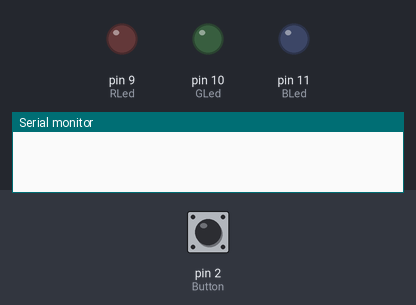
This sketch was run on a simulated Arduino Uno, built with avr-gcc and run on an emulated ATmega328P. Parts: output pins drawn as LEDs (lit = HIGH), the last lines printed to the serial monitor. The test bench sets the inputs (shaded band); at power-on: pin 2 (Button) LOW.

Above: at 1.2 s.
1.3 s: pin 2 (Button) pulled HIGH for 0.15 s
At 2.5 s:
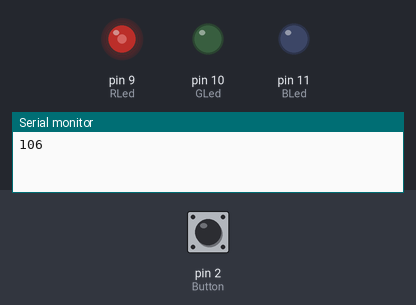
Timing chart, 0 to 12.8 s (numbered marks = the images above; inputs shaded):
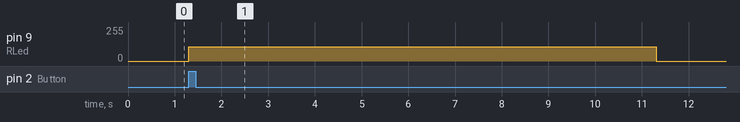

Measured:
- after the input at 1.3 s, pin 9 (RLed): 0/255 → 106/255 at once, → 0/255 10.0 s later

The sketch:

_13._Read_Light_RGB_Button.ino.ino.ino
```cpp
const int SENSOR = 0; // Assigning pin no 0 as TEMP
const int RLed = 9; // Assigning pin no 9 to Red LED
const int GLed = 10; // Assigning pin no 10 to Green LED
const int BLed = 11; // Assigning pin no 11 to Blue LED
const int Button = 2;

int value = 0; // Initializing value as 0
const int Max_Light = 950;
const int Min_Light = 200;
boolean lastButton = LOW;
boolean currentButton = LOW;

void setup()
{
  Serial.begin(9600); // Opening serial port. Defining Bits per sec
  pinMode(RLed, OUTPUT);
  pinMode(GLed, OUTPUT);
  pinMode(BLed, OUTPUT);
  pinMode(Button, INPUT);
}

boolean debounce(boolean last)
{
  boolean current = digitalRead(Button);
  if(last != current)
  {
    delay(5);
    current = digitalRead(Button);
  }
  return current;
}

void loop()
{
// if (digitalRead(Button) == HIGH)
  currentButton = debounce(lastButton);
  if (lastButton == LOW && currentButton == HIGH)
  {
  value = analogRead(SENSOR); // Read value from the temperature sensor and store in val
  value = map(value, Min_Light, Max_Light, 0, 255);
  value = constrain(value, 0, 255);
/*  if (value > 200)
  { */
    analogWrite(RLed, value);
    analogWrite(GLed, 0);
    analogWrite(BLed, 0);
    lastButton = currentButton;
/*  }
  else if (value < 50)
  {
    analogWrite(RLed, HIGH);
    analogWrite(GLed, LOW);
    analogWrite(BLed, LOW);
  }
  else
  {
    analogWrite(RLed, LOW);
    analogWrite(GLed, HIGH);
    analogWrite(BLed, LOW);
  } */
  Serial.println(value); // Print value of val using Arduino serial print option
  delay(10000);
}
else
{
  digitalWrite(RLed, LOW);
}
}
```
